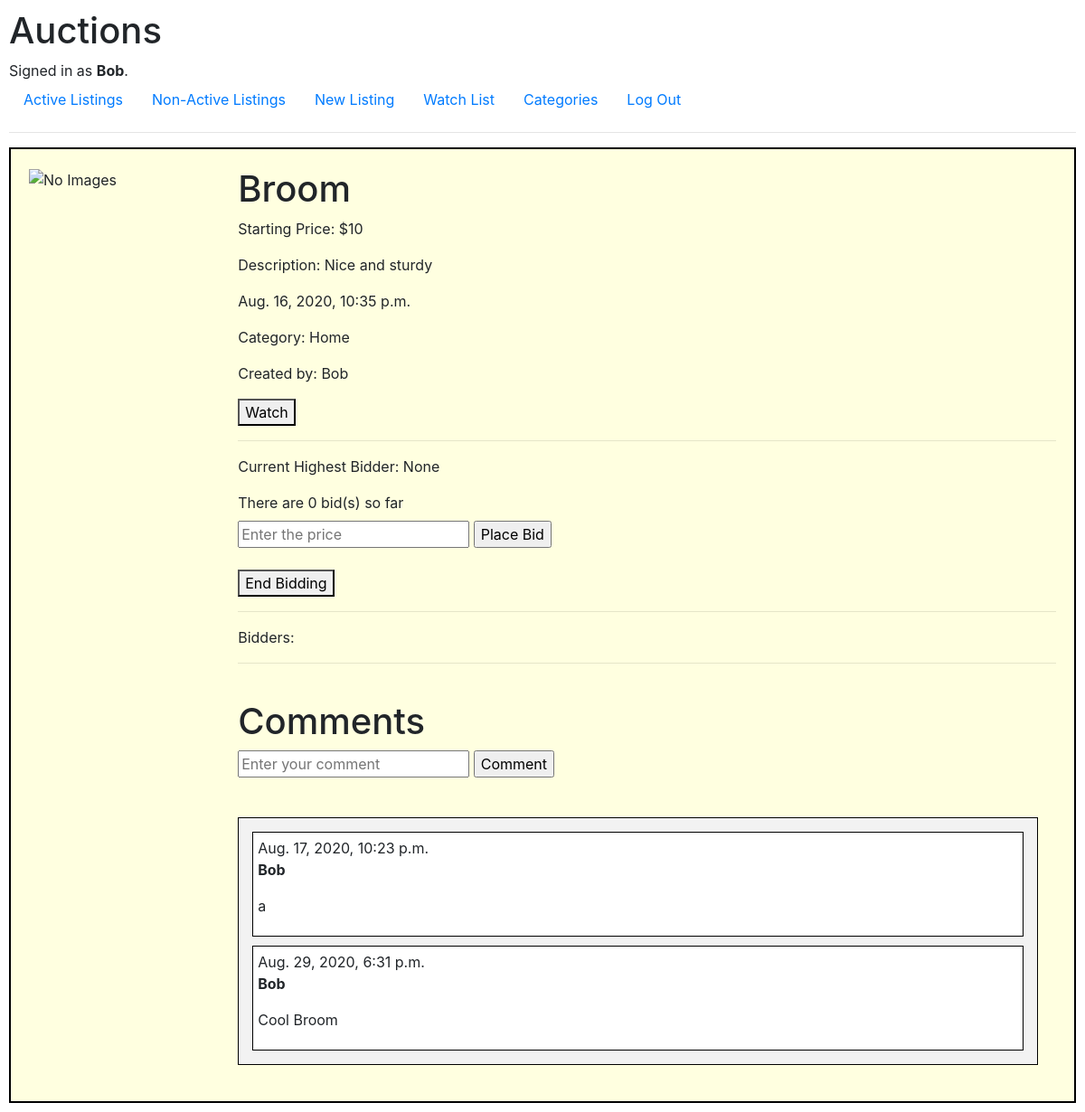
Page /item/39 (signed in) on the committed database.
### auctions/models.py (models this page shows)
class User(AbstractUser):
    pass

class Listing(models.Model):
    title = models.CharField(max_length=64)
    url = models.CharField(max_length=20480, blank=True)
    description = models.TextField(max_length=512)
    price = models.IntegerField()
    date = models.DateTimeField()
    category = models.CharField(max_length=32)
    user = models.ForeignKey(User, null=True , on_delete=models.CASCADE, related_name="owner")
    winner = models.ForeignKey(User, blank=True, null=True , on_delete=models.CASCADE, related_name="winner")
    watch_list = models.ManyToManyField(User, blank=True, related_name="watchers")
    active = models.BooleanField(default=True)

class Comments(models.Model):
    content = models.TextField(max_length=1028)
    date_comment = models.DateTimeField()
    user = models.ForeignKey(User, null=True , on_delete=models.CASCADE, related_name="commenter")
    item = models.ForeignKey(Listing, null=True , on_delete=models.CASCADE, related_name="commenton")

### auctions/views.py (the view, shortened to what this page needs)
# urls.py: path("item/<str:item_id>", views.item, name="item")
@login_required
def item (request, item_id):
    item = Listing.objects.get(id=item_id)
    bids = Bids.objects.filter(item=item)
    comments = Comments.objects.filter(item=item_id)
    bidders=[]
    number = Bids.objects.filter(item=item).count()
    price = item.price
    lead = "None"
    winner = False
    if item.winner:
        winner = True
    for bid in bids:
        if bid.bid >= price:
            price = bid.bid
            lead = bid.user
        if bid.user.username not in bidders:
            bidders.append(bid.user.username)
    user = request.user
    state = ""
    if user not in item.watch_list.all():
        state = "Watch"
    else:
        state = "Remove From Watch List"
    return render (request, "auctions/item.html",{
        "list":item, "bids":bids, "bidders": bidders, "number":number, "price":price, "lead":lead, "comments":comments,
        "state":state, "winner":winner
    })

### auctions/templates/auctions/item.html (shortened to what this page needs)
{% extends "auctions/layout.html" %}
{% block body %}
    <div class = "flex-container">
        <div class ="pic"><img src="{{list.url}}" alt="No Images" width="150px" ></div>
        <div class = "content">
            <h1>{{list.title}}</h1>
            <p>Starting Price: ${{list.price}} </p>
            <p>Description: {{list.description}}</p>
            <p>{{list.date}}</p>
            <p>Category: {{list.category}}</p>
            <p>Created by: {{list.user.username}}</p>
            <form method="post" action="{% url 'item' list.id %}">
                <button type="submit" name='watch'>
                    {{state}}
                </button>
            </form>
            <hr>
            <p>
                Current Highest Bidder:
                {% if lead == "None" %}
                    None
                {% else %}
                    ${{price}} by {{lead}}
                {% endif %}
            </p>
            <form method="post" action="{% url 'item' list.id %}">
                <label for="new_bid">There are {{number}} bid(s) so far</label>
                <input name="new_bid" type="text" placeholder = "Enter the price">
                <input name="submit_bid" type="submit" value="Place Bid">
            </form>
            {% if winner %}
                <p style= color:red>The Auction for this item is over, the winner of the bid is: {{lead}} with a bid of ${{price}}</p>
            {% else %}
                {% if request.user == list.user %}
                <form method="post" action="{% url 'item' list.id %}">
                    <button type="submit" name='end'>
                        End Bidding
                    </button>
                </form>
                {% endif %}
            {% endif %}
            <hr>
            <p>Bidders: </p>
            <hr>
            <h1 id="com">Comments</h1>
            <form method="post" action="{% url 'item' list.id %}">
            <input name="comment" type="text" placeholder = "Enter your comment">
            <input name="submit_comment" type="submit" value="Comment">
            </form>
            <div class="comment_section">
                {% for comment in comments %}
                    <div class="comment">
                        <div class="date">{{ comment.date_comment }}</div>
                        <strong>{{ comment.user.username }}</strong>
                        <p>{{ comment.content|linebreaks }}</p>
                    </div>
                {% empty %}
                    <p>No comments here yet</p>
                {% endfor %}
            </div>
        </div>
    </div>
{% endblock %}

### auctions/templates/auctions/layout.html (shortened to what this page needs)
{% load static %}
<!DOCTYPE html>
<html lang="en">
    <head>
        <link rel="stylesheet" href="https://stackpath.bootstrapcdn.com/bootstrap/4.4.1/css/bootstrap.min.css">
        <link href="{% static 'auctions/styles.css' %}" rel="stylesheet">
    </head>
    <body>
        <h1>Auctions</h1>
        <div>
            {% if user.is_authenticated %}
                Signed in as <strong>{{ user.username }}</strong>.
            {% else %}
                Not signed in.
            {% endif %}
        </div>
        <ul class="nav">
            <li class="nav-item">
                <a class="nav-link" href="{% url 'index' %}">Active Listings</a>
            </li>
            <li class="nav-item">
                <a class="nav-link" href="{% url 'non' %}">Non-Active Listings</a>
            </li>
            {% if user.is_authenticated %}
                <li class="nav-item">
                    <a class="nav-link" href="{% url 'new' %}">New Listing</a>
                </li>
                <li class="nav-item">
                    <a class="nav-link" href="{% url 'watch' %}">Watch List</a>
                </li>
                <li class="nav-item">
                    <a class="nav-link" href="{% url 'category' %}">Categories</a>
                </li>
                <li class="nav-item">
                    <a class="nav-link" href="{% url 'logout' %}">Log Out</a>
                </li>
            {% endif %}
        </ul>
        <hr>
        {% block body %}
        {% endblock %}
    </body>
</html>

### auctions/static/auctions/styles.css (style rules this page uses)
body { padding: 10px; }
.flex-container { padding: 10px; display: flex; flex-direction: row; flex-wrap: nowrap; justify-content: flex-start; background-color: lightyellow; border: 2px solid black; }
.flex-container > div { padding: 10px; }
.pic { width:20% }
.content { width:80% }
p { word-wrap: break-word; }
.comment { margin: 10px 10px 10px 10px; padding: 5px; border: 1px solid black; background-color: white; }
.comment_section { padding: 5px; border: 1px solid black; background-color: #f2f2f2; margin: 20px 20px 20px 0px; }

### rows in the picture
User: username "Bob"
Listing: title "Broom", price "10", description "Nice and sturdy", date "Aug. 16, 2020, 10:35 p.m.", category "Home", user.username "Bob"
Comments: date_comment "Aug. 17, 2020, 10:23 p.m.", user.username "Bob", content "a"
Comments: date_comment "Aug. 29, 2020, 6:31 p.m.", user.username "Bob", content "Cool Broom"

### other values in the picture
{{ state }} "Watch"
{{ number }} "0"
